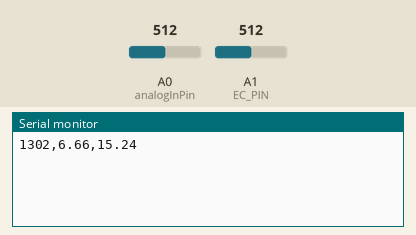
Simulated run of this sketch. Board: Arduino Uno, built with avr-gcc and run on an emulated ATmega328P. Parts: the last lines printed to the serial monitor. The inputs (shaded band) are chosen by the test bench; at power-on: A0 (analogInPin) = 512, A1 (EC_PIN) = 512.

Above: at 1.8 s.
1.9 s: A0 (analogInPin) set to 716
At 3.2 s:
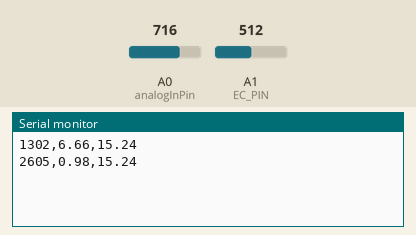
3.4 s: A1 (EC_PIN) set to 716
At 4.3 s:
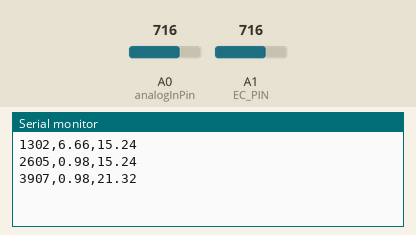
4.9 s: A0 (analogInPin) set to 900
At 6.1 s:
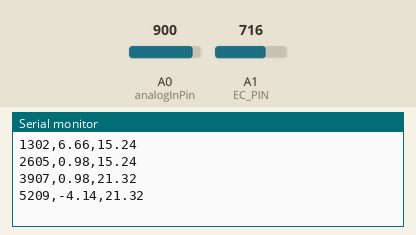
6.4 s: A1 (EC_PIN) set to 900
At 7.6 s:
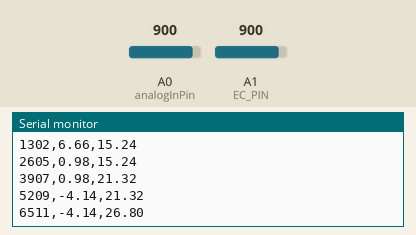
Timing chart, 0 to 8.9 s (numbered marks = the images above; inputs shaded):
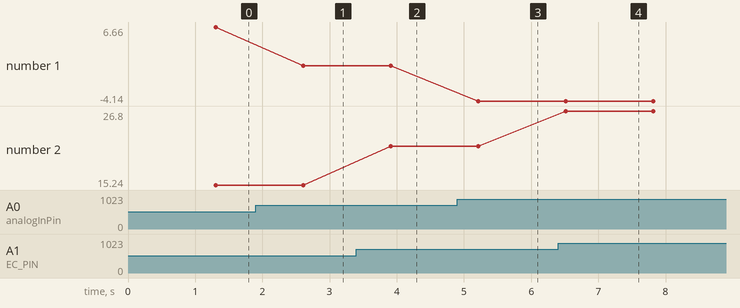

Measured:
- after the input at 1.9 s, the serial monitor: prints a new line after 0.71 s (image 1)
- after the input at 3.4 s, the serial monitor: prints a new line after 0.51 s (image 2)
- after the input at 4.9 s, the serial monitor: prints a new line after 0.31 s (image 3)
- after the input at 6.4 s, the serial monitor: prints a new line after 0.11 s (image 4)
- plotted number 1: 6.66 → 0.98 after the input at 1.9 s, 0.98 → -4.14 after the input at 4.9 s
- plotted number 2: 15.24 → 21.32 after the input at 3.4 s, 21.32 → 26.8 after the input at 6.4 s

The sketch:

combined_sensor_readings.ino
```cpp
#include "DFRobot_EC.h"
#include <EEPROM.h>

#define EC_PIN A1
float voltage,ecValue,temperature = 25;
DFRobot_EC ec;
float calibration = 20.91; //change this value to calibrate
const int analogInPin = A0;
int sensorValue = 0;
unsigned long int avgValue;
float b;
int buf[10],temp;
void setup() {
  Serial.begin(9600);
  ec.begin();
}
void loop() {
static unsigned long timepoint = millis();
//time interval: 1s
if(millis()-timepoint>1000U)  {
  for(int i=0;i<10;i++){
  buf[i]=analogRead(analogInPin);
  delay(30);
  }
  for(int i=0;i<9;i++){
  for(int j=i+1;j<10;j++){
  if(buf[i]>buf[j]){
    temp=buf[i];
    buf[i]=buf[j];
    buf[j]=temp;
  }
  }
  }
  avgValue=0;
  for(int i=2;i<8;i++)
  avgValue+=buf[i];
  float pHVol=(float)avgValue*5.0/1024/6;
  float phValue = -5.70 * pHVol + calibration;
  timepoint = millis();
  voltage = analogRead(EC_PIN)/1024.0*5000;   // read the voltage
  //temperature = readTemperature();          // read your temperature sensor to execute temperature compensation
  ecValue =  ec.readEC(voltage,temperature);  // convert voltage to EC with temperature compensation
  Serial.print(String(millis()) + ",");
  Serial.print(String(phValue)+",");
  Serial.println(String(ecValue));
  }
  ec.calibration(voltage,temperature);
}
```
